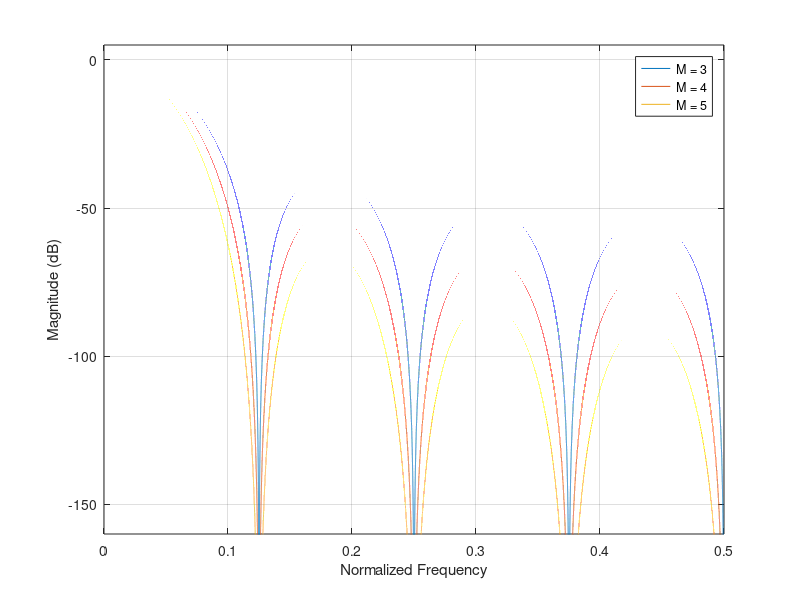

Source code (MATLAB):
clear all    % Clean all constant and variables
close all    % Close all windows
%clf         % Clean the figure window
clc          % Clean the command window
%echo off    % Inhibits the code view in the command window during its execution

CICDec = 8;

n = 500e3;

f = linspace(0, CICDec / 2, n);

CICOrder = 3;
CICZeroGain = 20 * log10(2 .^ (CICOrder * log2(CICDec))); % Gain due to bit growth
CICResp = 20 .* log10(abs(sin(pi .* f) ./ sin(pi .* (f ./ CICDec))) .^ CICOrder) - CICZeroGain;

CICOrder = 4;
CICZeroGain1 = 20 * log10(2 .^ (CICOrder * log2(CICDec))); % Gain due to bit growth
CICResp1 = 20 .* log10(abs(sin(pi .* f) ./ sin(pi .* (f ./ CICDec))) .^ CICOrder) - CICZeroGain1;

CICOrder = 5;
CICZeroGain2 = 20 * log10(2 .^ (CICOrder * log2(CICDec))); % Gain due to bit growth
CICResp2 = 20 .* log10(abs(sin(pi .* f) ./ sin(pi .* (f ./ CICDec))) .^ CICOrder) - CICZeroGain2;

fCIC = f .* 1 / CICDec;

plot(fCIC, CICResp, fCIC, CICResp1, fCIC, CICResp2);
grid on;
axis([0 (1 / 2) -160 5]);
xlabel("Normalized Frequency");
ylabel("Magnitude (dB)");
legend("M = 3", "M = 4", "M = 5");